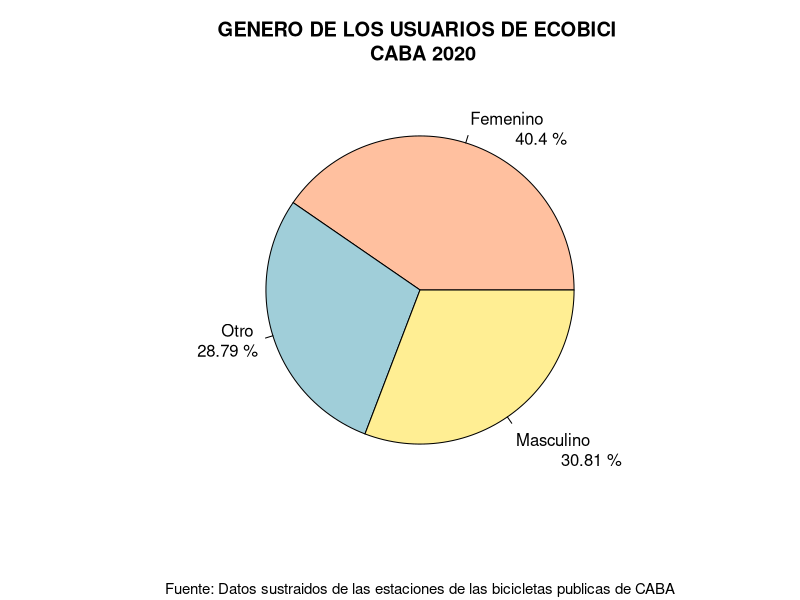
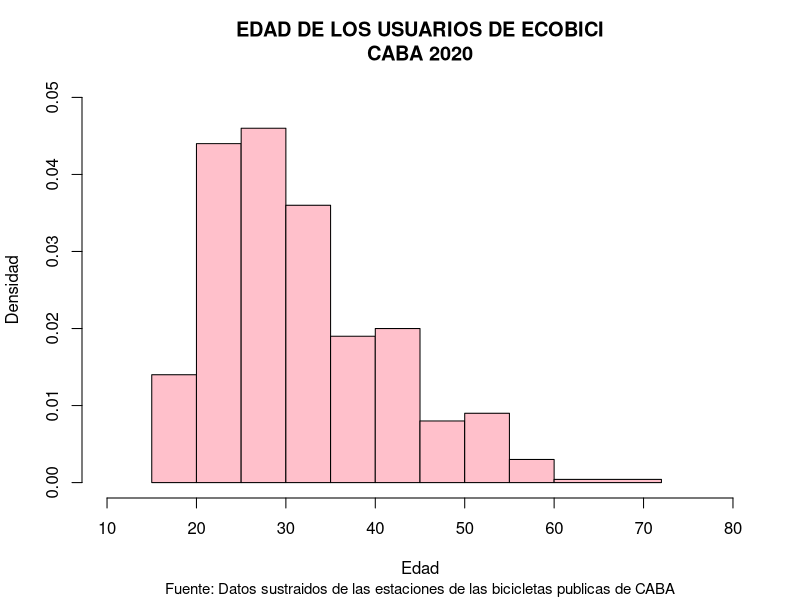
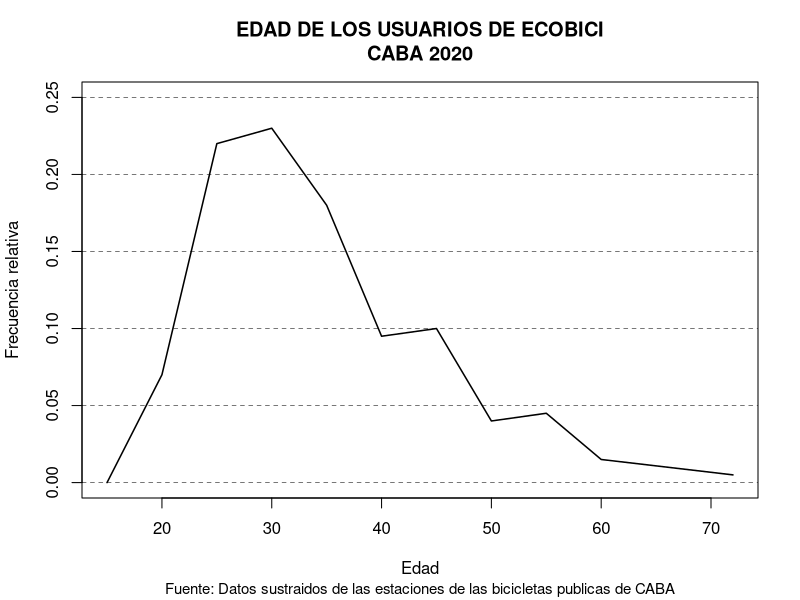
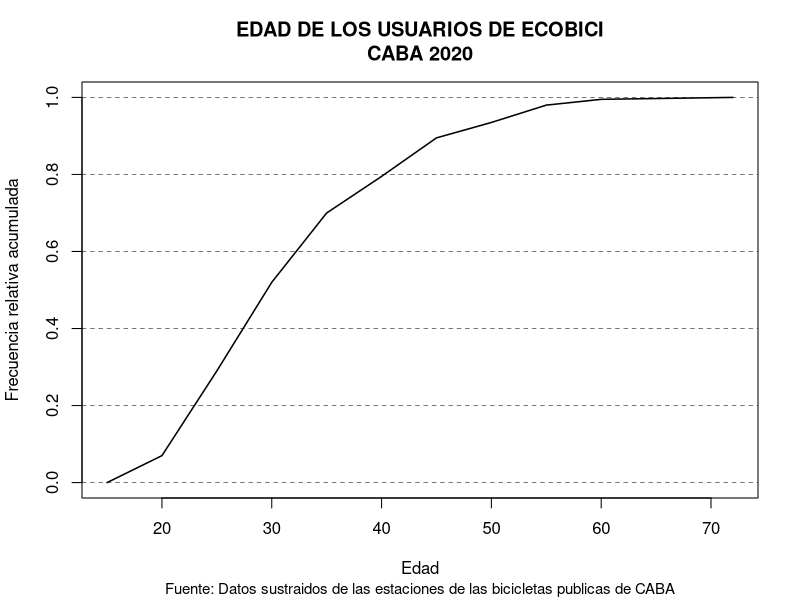
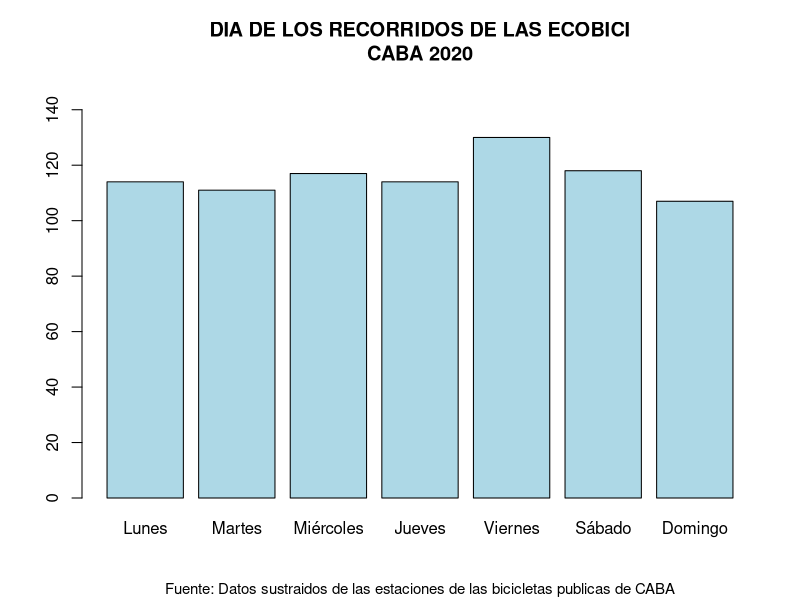
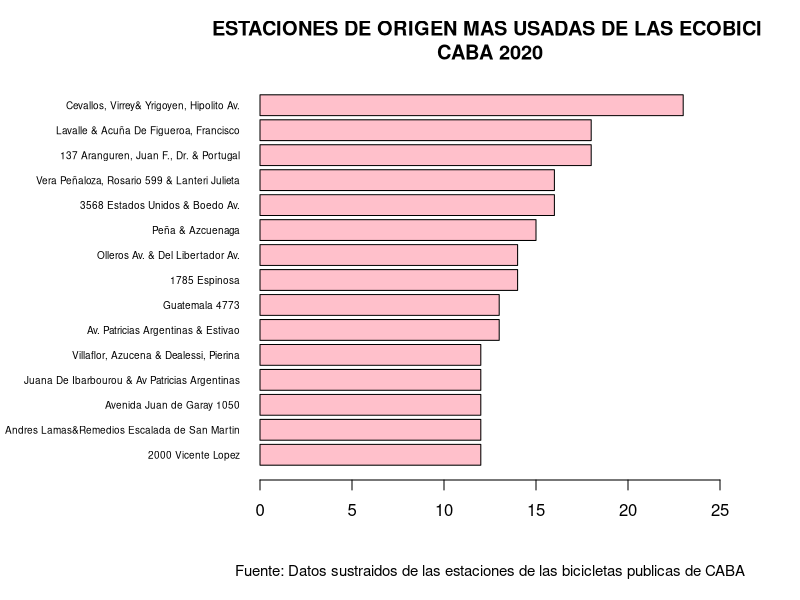
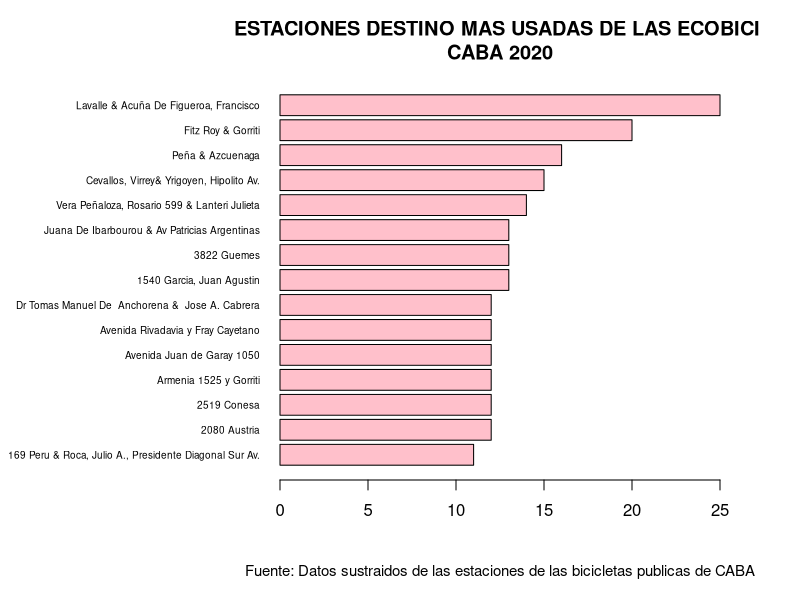
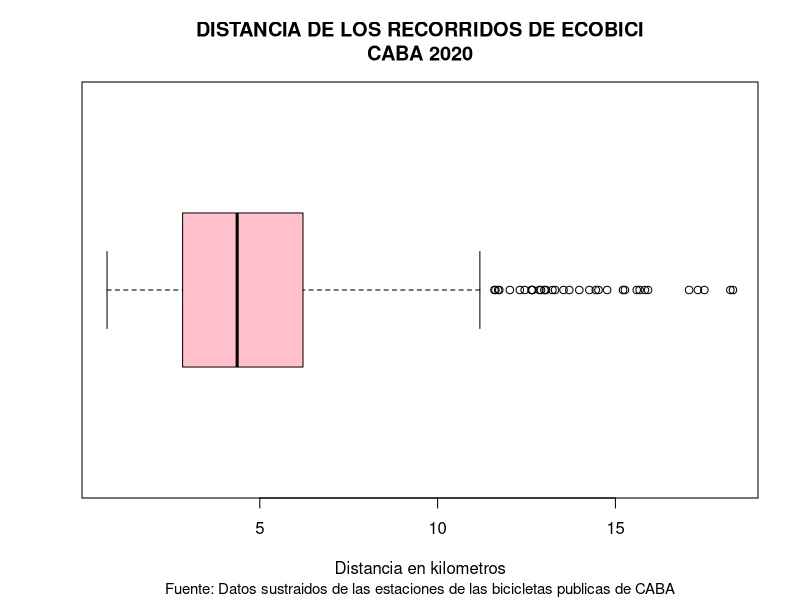

These charts were generated, in order, by the following R code:
#-------------------------------------------------
# Trabajo Practico N°1
# Integrantes: Tomas Santucci y Fernando Silva
# ------------------------------------------------

# Librerias
library(knitr)


getwd()
setwd("/home/alumno/Documentos/ecobici-estadistica-descriptiva/")

# leemos el csv de recorridos
recorridos <- read.csv("./recorridos6.csv")

# leemos el csv de usuarios
usuarios <- read.csv("./usuarios6.csv")

# combinamos los csv
bicicletas <- merge(usuarios, recorridos, all = TRUE)
View(bicicletas)
# damos un orden a los dias
dia <- factor(bicicletas$dia, levels = c("Lunes","Martes","Miércoles","Jueves", "Viernes", "Sábado", "Domingo"))

# ====================================================

# VARIABLE GENERO
# Utilizamos un grafico de torta para representar 
# el porcentaje de usuarios que utilizan el sistema
# segun su genero

var_genero <- function(){
  genero <- table(usuarios$genero_usuario)[2:4]
  
  label <- c("Femenino","Otro","\n\nMasculino")
  porcentajes <- round((genero/sum(genero))*100, digits = 2)
  label <- paste(label,"\n\t",porcentajes,"%")
  color <- c("#FFC09F","#A0CED9","#FFEE93")
  
  pie(
    genero,
    main = "GENERO DE LOS USUARIOS DE ECOBICI \n CABA 2020",
    labels = label,
    sub="Fuente: Datos sustraidos de las estaciones de las bicicletas publicas de CABA",
    cex.sub = 0.9,
    col = color
  )
}

var_genero()

  #=================================================

# VARIABLE EDAD
# Utilizamos un grafico de histograma y graficos de poligonos de frecuencia
# para representar la variacion de edad de los usuarios del sistema

edad <- usuarios$edad_usuario
breakpoints <- c(15,20,25,30,35,40,45,50,55,60,72)

titulo <- "EDAD DE LOS USUARIOS DE ECOBICI\nCABA 2020"

# Histograma

hist(edad,breaks = breakpoints, right = TRUE,
     xlim = c(10,80), ylim = c(0,0.05), xlab = "Edad", ylab = "Densidad",
     main = titulo,
     sub="Fuente: Datos sustraidos de las estaciones de las bicicletas publicas de CABA",
     cex.sub = 0.9,
     col = "pink")



rng_edad <- cut(edad, breakpoints, right = TRUE)
tabla_rng_edad <- table(rng_edad)
n <- sum(tabla_rng_edad)

# Poligono de frecuencias
x <- breakpoints
y <- c(0,tabla_rng_edad)/n
plot(x,y,type="l", xlim = c(15,72), ylim = c(0,0.25),
     main = titulo,
     sub="Fuente: Datos sustraidos de las estaciones de las bicicletas publicas de CABA",
     cex.sub = 0.9,
     ylab = "Frecuencia relativa", xlab = "Edad",lwd = 1.5)
for (i in seq(0,0.25,by=0.05)) abline(a=i,b=0,lty=2,lwd=0.5)


# Poligono acumulativo
y = cumsum(y)
plot(x,y,type="l", xlim = c(15,72), main = titulo,
     sub="Fuente: Datos sustraidos de las estaciones de las bicicletas publicas de CABA",
     cex.sub = 0.9,
     ylab = "Frecuencia relativa acumulada", xlab = "Edad", lwd = 1.5)
for (i in seq(0,1,by=0.2)) abline(a=i,b=0,lty=2,lwd=0.5)

# ============================================
# DIAS
# Para representar la frecuencia de uso de las bicicletas
# segun el dia de la semana utilizamos un barplot

semana <- table(dia)

barplot(semana, main = "DIA DE LOS RECORRIDOS DE LAS ECOBICI\nCABA 2020",
        sub="Fuente: Datos sustraidos de las estaciones de las bicicletas publicas de CABA",
        cex.sub = 0.9,
        ylim = c(0,150), col = c("lightblue"))

#===============================================

# ESTACION DE ORIGEN
# Representamos la estacion de origen con un barplot
# y adicionalmente mostramos una tabla de las frecuencias del mismo

frecAbs <- table(bicicletas$direccion_estacion_origen)
frecAbs <- sort(frecAbs, decreasing = TRUE)
frecAbs <- frecAbs[1:15]
frecAbs <- sort(frecAbs, decreasing = FALSE)
frecRel <- frecAbs/sum(frecAbs)
frecAbsAcum <- cumsum(frecAbs)
frecRelAcum <- cumsum(frecRel)
frecRel <- round(frecRel, digits = 4)
frecRelAcum <- round(frecRelAcum, digits = 4)

tabla <- cbind(names(frecAbs),frecAbs,frecRel,frecAbsAcum,frecRelAcum)
names = c("Estación", "Frecuencia absoluta","Frecuencia relativa","Frecuencia absoluta acumulada",
          "Frecuencia relativa acumulada")
kable(tabla, caption = "Tabla de frecuencias", col.names = names, row.names = FALSE)

par(mar = c(6,13,4,4))
barplot(
  frecAbs,
  main = "ESTACIONES DE ORIGEN MAS USADAS DE LAS ECOBICI \nCABA 2020",
  sub="Fuente: Datos sustraidos de las estaciones de las bicicletas publicas de CABA",
  cex.sub = 0.9,
  horiz = TRUE,
  las = 1,
  xlim = c(0,25),
  cex.names = 0.6,
  col = "pink",
)
par(mar = c(5,4,4,2) + 0.1)

#===============================================

# ESTACION DE DESTINO
# Representamos la estacion de destino con un barplot
# y adicionalmente mostramos una tabla de las frecuencias del mismo

frecAbs <- table(bicicletas$direccion_estacion_destino)
frecAbs <- sort(frecAbs, decreasing = TRUE)
frecAbs <- frecAbs[1:15]
frecAbs <- sort(frecAbs, decreasing = FALSE)
frecRel <- frecAbs/sum(frecAbs)
frecAbsAcum <- cumsum(frecAbs)
frecRelAcum <- cumsum(frecRel)
frecRel <- round(frecRel, digits = 4)
frecRelAcum <- round(frecRelAcum, digits = 4)

tabla <- cbind(names(frecAbs),frecAbs,frecRel,frecAbsAcum,frecRelAcum)
names = c("Estación", "Frecuencia absoluta","Frecuencia relativa","Frecuencia absoluta acumulada",
          "Frecuencia relativa acumulada")
kable(tabla, caption = "Tabla de frecuencias", col.names = names, row.names = FALSE)

par(mar = c(6,14,4,4))
barplot(
  frecAbs,
  main = "ESTACIONES DESTINO MAS USADAS DE LAS ECOBICI \nCABA 2020",
  sub="Fuente: Datos sustraidos de las estaciones de las bicicletas publicas de CABA",
  cex.sub = 0.9,
  horiz = TRUE,
  las = 1,
  xlim = c(0,25),
  cex.names = 0.6,
  col = "pink",
)
par(mar = c(5, 4, 4, 2) + 0.1)

#==========================================

# DISTANCIA
# vamos a mostrar la frecuencia de la variable distancia
# con un boxplot

distancia <- bicicletas$distancia/1000
distancia <- distancia[distancia<20]
summary(distancia)
boxplot(distancia, horizontal = TRUE, outline = TRUE,
        main = "DISTANCIA DE LOS RECORRIDOS DE ECOBICI\nCABA 2020",
        sub="Fuente: Datos sustraidos de las estaciones de las bicicletas publicas de CABA",
        cex.sub = 0.9,
        xlab = "Distancia en kilometros", boxfill = "pink")

#===============================================

# DURACION
# vamos a mostrar la frecuencia de la variable 
# Duracion con un Boxplot

duracion <- bicicletas$duracion_recorrido/60
summary(duracion)
boxplot(distancia, horizontal = TRUE, outline = FALSE,
        main = "DURACION DE LOS RECORRIDOS DE ECOBICI\nCABA 2020",
        sub="Fuente: Datos sustraidos de las estaciones de las bicicletas publicas de CABA",
        cex.sub = 0.9,
        xlab = "Duración en horas", boxfill = "pink")

# ========================================

# CANTIDAD DE VIAJES POR USUARIO
# Vamos a mostrar la cantidad de viajes por usuarios
# con un grafico de baras

viajes <- table(bicicletas$id_usuario)
View(viajes)
View(table(viajes))
plot(table(viajes), 
     main = "CANTIDAD DE VIAJES POR USUARIO\nCABA 2020",
     sub="Fuente: Datos sustraidos de las estaciones de las bicicletas publicas de CABA",
     cex.sub = 0.9,
     ylim = c(0,100), xlab = c("Viajes") ,ylab = c("Cantidad de Usuarios"))

# =============================
# Analisis Bivariado
# ===============================


# ====== Edad con respecto a distancia ==============

edad <- bicicletas$edad_usuario

agrupar <- function(x){
  if (x <= 21) {
    return ("[16-21]")
  } else if(x <= 30) {
    return ("[22-30]")
  } else if(x <= 45){
    return ("[30-45]")
  } else if(x <= 72){
    return("[45-72]")
  }
}

edad <- sapply(edad,agrupar)


distancia <- bicicletas$distancia/1000
genero <- bicicletas$genero_usuario
bivar <- data.frame(edad,distancia,dia,genero)

bivar$edad <- factor(bivar$edad, levels = c("[16-21]","[22-30]","[30-45]","[45-72]"))
boxplot((bivar$distancia)~(bivar$edad), horizontal = TRUE, outline = FALSE,
        main = "DISTANCIA RECORRIDA SEGUN LA EDAD DEL USUARIO\nCABA 2020",
        sub="Fuente: Datos sustraidos de las estaciones de las bicicletas publicas de CABA",
        cex.sub = 0.9,
        ylab = "Rango Hetario",
        xlab = "Distancia en KM", boxfill = "pink")

# =========================================================

# ====== Edad con respecto al genero ======================

edad <- usuarios[usuarios$genero_usuario == 'M',]$edad_usuario
breakpoints <- c(15,20,25,30,35,40,45,50,55,60,72)
rng_edad <- cut(edad, breakpoints, right = TRUE)
tabla_rng_edad <- table(rng_edad)
n <- sum(tabla_rng_edad)

# Poligono de frecuencias
x <- breakpoints
y <- c(0,tabla_rng_edad)/n
plot(x,y,type="l", xlim = c(15,72), ylim = c(0,0.30),
     main = "Edad del usuario según el género\n Poligono de frecuencias relativas",
     sub="Fuente: Datos sustraidos de las estaciones de las bicicletas publicas de CABA",
     cex.sub = 0.9,
     ylab = "Frecuencia relativa", xlab = "Edad",lwd = 1.5, col = "green")
for (i in seq(0,0.30,by=0.05)) abline(a=i,b=0,lty=2,lwd=0.5)

edad <- usuarios[usuarios$genero_usuario == 'F',]$edad_usuario
rng_edad <- cut(edad, breakpoints, right = TRUE)
tabla_rng_edad <- table(rng_edad)
n <- sum(tabla_rng_edad)

# Poligono de frecuencias
y <- c(0,tabla_rng_edad)/n
lines(x,y, col = "red")

edad <- usuarios[usuarios$genero_usuario == 'OTRO',]$edad_usuario
rng_edad <- cut(edad, breakpoints, right = TRUE)
tabla_rng_edad <- table(rng_edad)
n <- sum(tabla_rng_edad)

# Poligono de frecuencias
y <- c(0,tabla_rng_edad)/n
lines(x,y, col = "blue")

edad <- usuarios$edad_usuario
rng_edad <- cut(edad, breakpoints, right = TRUE)
tabla_rng_edad <- table(rng_edad)
n <- sum(tabla_rng_edad)

# Poligono de frecuencias
y <- c(0,tabla_rng_edad)/n
lines(x,y, col = "black")

# ====================================================================


# ==== Dia con respecto a edad ================

edad <- bicicletas$edad_usuario
bivar <- data.frame(edad,distancia,dia,genero)

hist(bivar[bivar$dia == 'Lunes',]$edad,breaks = c(15,21,30,45,72), right = TRUE,
     xlim = c(10,80), ylim = c(0,0.06), xlab = "Edad", ylab = "Densidad",
     main = "lunes",
     sub="Fuente: Datos sustraidos de las estaciones de las bicicletas publicas de CABA",
     cex.sub = 0.9,
     col = "pink")

hist(bivar[bivar$dia == 'Martes',]$edad,breaks = c(15,21,30,45,72), right = TRUE,
     xlim = c(10,80), ylim = c(0,0.06), xlab = "Edad", ylab = "Densidad",
     main = "martes",
     sub="Fuente: Datos sustraidos de las estaciones de las bicicletas publicas de CABA",
     cex.sub = 0.9,
     col = "pink")

hist(bivar[bivar$dia == 'Miércoles',]$edad,breaks = c(15,21,30,45,72), right = TRUE,
     xlim = c(10,80), ylim = c(0,0.06), xlab = "Edad", ylab = "Densidad",
     main = "mie",
     sub="Fuente: Datos sustraidos de las estaciones de las bicicletas publicas de CABA",
     cex.sub = 0.9,
     col = "pink")

hist(bivar[bivar$dia == 'Jueves',]$edad,breaks = c(15,21,30,45,72), right = TRUE,
     xlim = c(10,80), ylim = c(0,0.06), xlab = "Edad", ylab = "Densidad",
     main = "jueves",
     sub="Fuente: Datos sustraidos de las estaciones de las bicicletas publicas de CABA",
     cex.sub = 0.9,
     col = "pink")

hist(bivar[bivar$dia == 'Viernes',]$edad,breaks = c(15,21,30,45,72), right = TRUE,
     xlim = c(10,80), ylim = c(0,0.06), xlab = "Edad", ylab = "Densidad",
     main = "viernes",
     sub="Fuente: Datos sustraidos de las estaciones de las bicicletas publicas de CABA",
     cex.sub = 0.9,
     col = "pink")

hist(bivar[bivar$dia == 'Sábado',]$edad,breaks = c(15,21,30,45,72), right = TRUE,
     xlim = c(10,80), ylim = c(0,0.06), xlab = "Edad", ylab = "Densidad",
     main = "sab",
     sub="Fuente: Datos sustraidos de las estaciones de las bicicletas publicas de CABA",
     cex.sub = 0.9,
     col = "pink")

hist(bivar[bivar$dia == 'Domingo',]$edad,breaks = c(15,21,30,45,72), right = TRUE,
     xlim = c(10,80), ylim = c(0,0.06), xlab = "Edad", ylab = "Densidad",
     main = "domingo",
     sub="Fuente: Datos sustraidos de las estaciones de las bicicletas publicas de CABA",
     cex.sub = 0.9,
     col = "pink")

# =======================================================================================